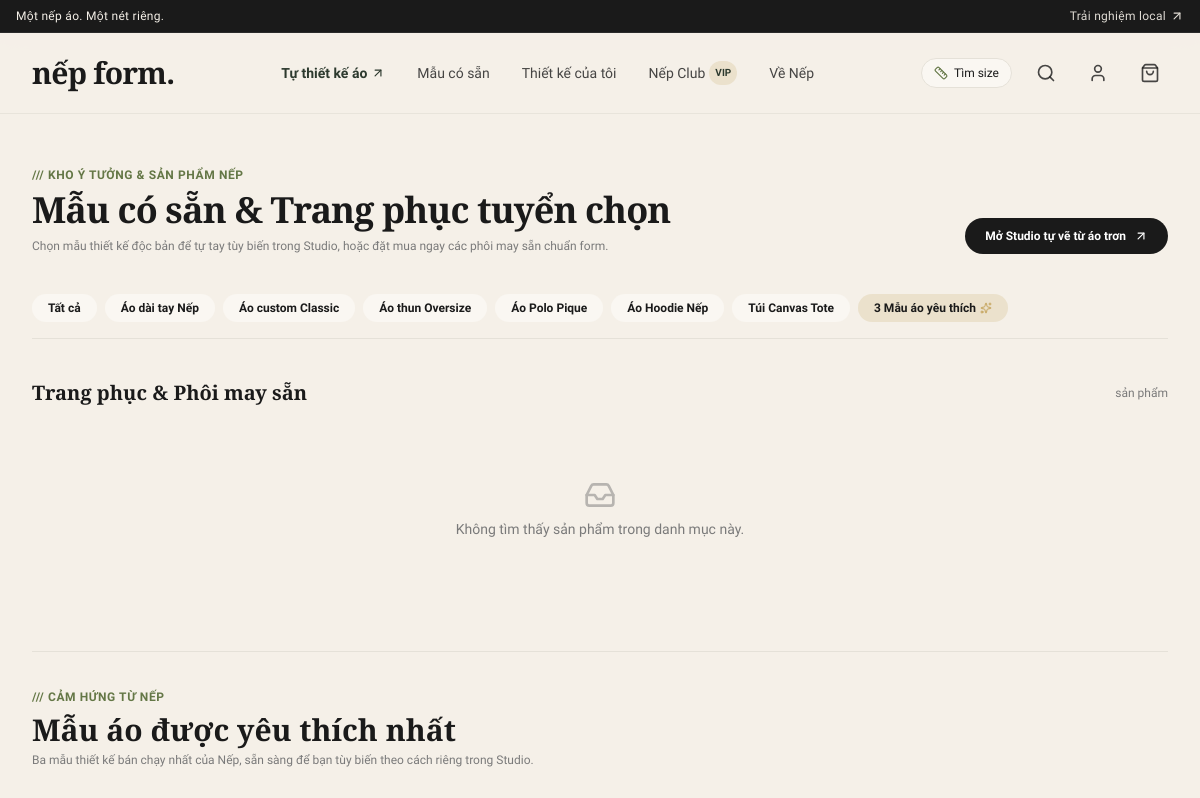
/mau-co-san/?type=ao-thun (upper part), run on an earlier commit of the app's database.
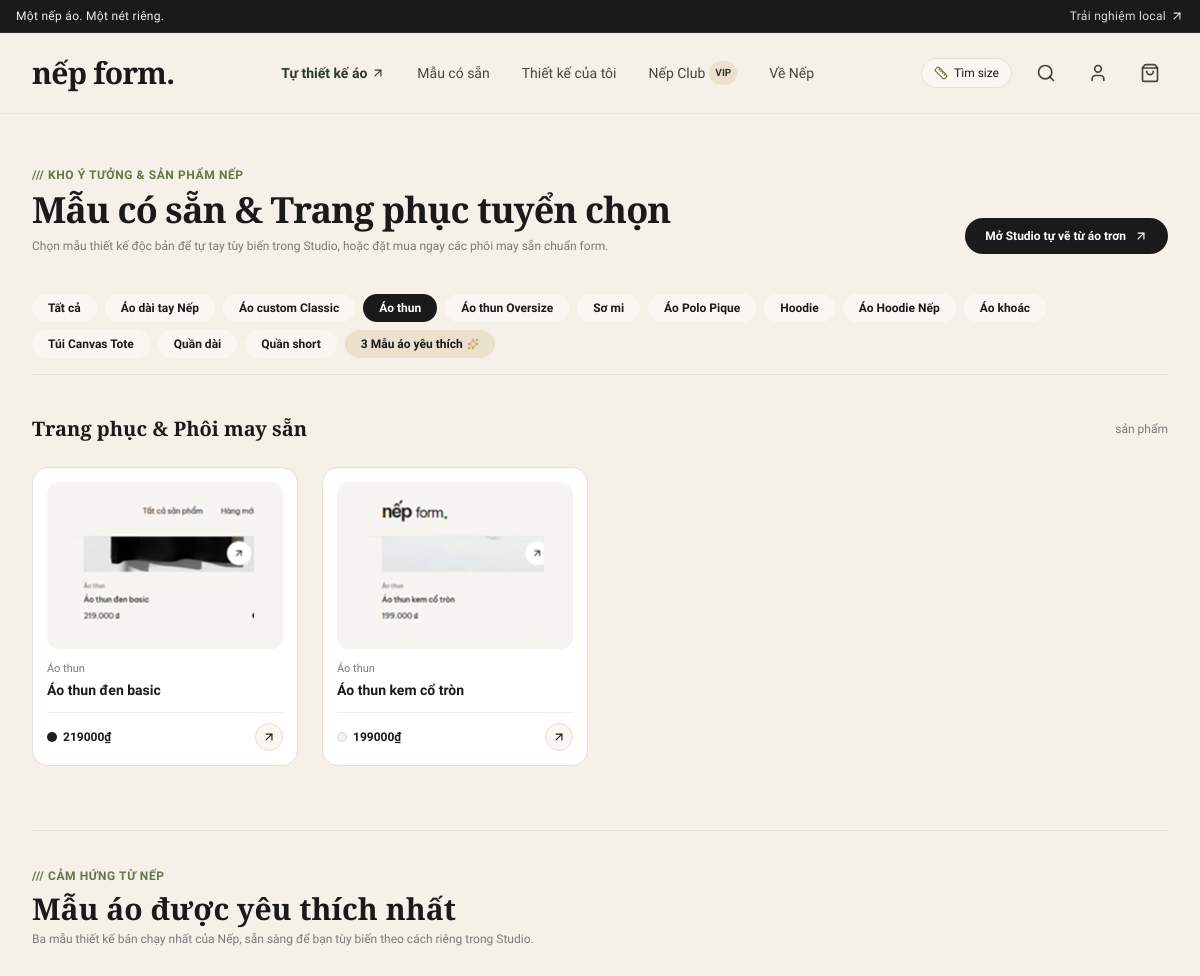
And on a later commit of the database.
### apps/products/models.py (models this page shows, shortened)
class ProductType(TimeStampedModel):
    name = models.CharField(max_length=100, verbose_name="Loại sản phẩm")
    slug = models.SlugField(max_length=120, unique=True, blank=True)
    description = models.TextField(blank=True, verbose_name="Mô tả")
    display_order = models.PositiveIntegerField(default=0, verbose_name="Thứ tự hiển thị")
    is_active = models.BooleanField(default=True, verbose_name="Kích hoạt")
    class Meta:
        verbose_name = "Loại sản phẩm"
        verbose_name_plural = "Các loại sản phẩm"
        ordering = ['display_order', 'name']

class Product(TimeStampedModel):
    product_type = models.ForeignKey(ProductType, on_delete=models.CASCADE, related_name="products", verbose_name="Loại sản phẩm")
    name = models.CharField(max_length=200, verbose_name="Tên sản phẩm")
    slug = models.SlugField(max_length=220, unique=True, blank=True)
    base_price = models.DecimalField(max_digits=12, decimal_places=0, verbose_name="Giá cơ bản (VNĐ)")
    fabric_info = models.CharField(max_length=200, default="Cotton 100% (định lượng 240gsm)", verbose_name="Chất liệu vải")
    fit_type = models.CharField(max_length=100, default="Phối unisex", verbose_name="Phom dáng")
    description = models.TextField(blank=True, verbose_name="Mô tả sản phẩm")
    badge = models.CharField(max_length=50, blank=True, verbose_name="Huy hiệu (VD: Mới)")
    color_hex = models.CharField(max_length=20, blank=True, default="#F5F0E8", verbose_name="Mã màu đại diện")
    thumbnail_url = models.CharField(max_length=500, blank=True, verbose_name="Ảnh đại diện trực tiếp")
    is_featured = models.BooleanField(default=False, verbose_name="Nổi bật trang chủ")
    is_active = models.BooleanField(default=True, verbose_name="Đang bán")
    def get_main_image(self):
        if self.thumbnail_url:
            return self.thumbnail_url
        img = self.images.filter(is_front=True).first() or self.images.first()
        if img:
            return img.get_image_url()
        return f"/static/images/products/{self.slug}.png"
    class Meta:
        verbose_name = "Sản phẩm"
        verbose_name_plural = "Danh mục sản phẩm"

### apps/products/views.py (the view, shortened to what this page needs)
# urls.py: path('mau-co-san/', views.catalog_view, name='catalog'),
def catalog_view(request):
    category_slug = request.GET.get('category')
    type_slug = request.GET.get('type')
    templates = DesignTemplate.objects.all().select_related('category')
    if category_slug:
        templates = templates.filter(category__slug=category_slug)
    categories = TemplateCategory.objects.all()
    products_qs = Product.objects.filter(is_active=True).select_related('product_type')
    if type_slug:
        products = list(products_qs.filter(product_type__slug=type_slug))
    product_types = ProductType.objects.filter(is_active=True).order_by('display_order')
    return render(request, 'products/catalog.html', {
        'templates': templates,
        'categories': categories,
        'products': products,
        'product_types': product_types,
        'current_category': category_slug,
        'current_type': type_slug,
    })

### apps/core/context_processors.py (called while the page is built)
def global_context(request):
    cart_count = 0
    if hasattr(request, 'session'):
        from cart.models import Cart
        cart = None
        if request.user.is_authenticated:
            cart = Cart.objects.filter(user=request.user).first()
        elif request.session.session_key:
            cart = Cart.objects.filter(session_key=request.session.session_key).first()
        if cart:
            cart_count = cart.items.count()
    return {
        'SITE_NAME': 'Nếp Form',
        'SITE_TAGLINE': 'Xưởng áo của bạn',
        'CART_ITEMS_COUNT': cart_count,
    }

### templates/products/catalog.html (shortened to what this page needs)
{% extends 'base.html' %}
{% load static %}
{% block content %}
<div class="max-w-7xl mx-auto px-4 sm:px-6 lg:px-8 py-12">
  <div class="mb-10 flex flex-col md:flex-row md:items-end justify-between gap-4">
    <div>
      <span class="text-xs font-bold tracking-wider text-nep-greenMuted uppercase">/// KHO Ý TƯỞNG & SẢN PHẨM NẾP</span>
      <h1 class="text-4xl font-serif font-bold text-nep-dark mt-1 tracking-tight">Mẫu có sẵn & Trang phục tuyển chọn</h1>
      <p class="text-xs text-nep-gray mt-2">Chọn mẫu thiết kế độc bản để tự tay tùy biến trong Studio, hoặc đặt mua ngay các phôi may sẵn chuẩn form.</p>
    </div>
    <a href="{% url 'studio:index' %}" class="inline-flex items-center gap-2 bg-nep-dark hover:bg-nep-darkSoft text-white px-5 py-2.5 rounded-full text-xs font-semibold shadow-xs transition">
      <span>Mở Studio tự vẽ từ áo trơn</span>
      <i data-lucide="arrow-up-right" class="w-3.5 h-3.5"></i>
    </a>
  </div>
  <div class="flex flex-wrap items-center gap-2 mb-10 border-b border-nep-grayLight pb-4">
    <a href="{% url 'products:catalog' %}" class="px-4 py-1.5 rounded-full text-xs font-semibold transition {% if not current_type and not current_category %}bg-nep-dark text-white{% else %}bg-nep-creamLight hover:bg-nep-grayLight/50 text-nep-dark{% endif %}">
      Tất cả
    </a>
    {% for pt in product_types %}
      <a href="{% url 'products:catalog' %}?type={{ pt.slug }}" class="px-4 py-1.5 rounded-full text-xs font-semibold transition {% if current_type == pt.slug %}bg-nep-dark text-white{% else %}bg-nep-creamLight hover:bg-nep-grayLight/50 text-nep-dark{% endif %}">
        {{ pt.name }}
      </a>
    {% endfor %}
    <a href="#kho-cam-hung" class="px-4 py-1.5 rounded-full text-xs font-semibold transition bg-nep-gold/20 hover:bg-nep-gold/30 text-nep-dark flex items-center gap-1">
      <span>3 Mẫu áo yêu thích</span>
      <i data-lucide="sparkles" class="w-3 h-3 text-nep-gold"></i>
    </a>
  </div>
  <div class="mb-16">
    <div class="flex items-center justify-between mb-6">
      <h2 class="text-xl font-serif font-bold text-nep-dark">Trang phục & Phôi may sẵn</h2>
      <span class="text-xs text-nep-gray">{{ products.count }} sản phẩm</span>
    </div>
    <div class="grid grid-cols-2 sm:grid-cols-2 md:grid-cols-4 gap-4 sm:gap-6">
      {% for p in products %}
        <div class="group flex flex-col justify-between bg-white rounded-2xl p-3 sm:p-3.5 border border-nep-grayLight shadow-xs hover:shadow-md transition">
          <div>
            <div class="aspect-4/3 rounded-xl bg-[#F6F4F0] p-3 relative overflow-hidden flex items-center justify-center">
              <img src="{{ p.get_main_image }}" alt="{{ p.name }}" class="max-h-full max-w-full object-contain transition-transform duration-300 group-hover:scale-105">
            </div>
            <div class="mt-3 space-y-0.5">
              <span class="text-[11px] font-medium text-nep-gray block">{{ p.product_type.name }}</span>
              <h3 class="text-xs sm:text-sm font-bold text-nep-dark leading-snug group-hover:text-nep-green transition-colors line-clamp-1">{{ p.name }}</h3>
            </div>
          </div>
          <div class="mt-3 pt-2.5 border-t border-nep-grayLight/60 flex items-center justify-between">
            <div class="flex items-center gap-1.5">
              <span class="w-2.5 h-2.5 rounded-full border border-black/10 inline-block shrink-0" style="background-color: {{ p.color_hex }};"></span>
              <span class="text-xs font-bold text-nep-dark">{{ p.base_price|floatformat:0 }}₫</span>
            </div>
            <a href="{% url 'products:detail' p.slug %}" class="w-7 h-7 rounded-full bg-nep-creamLight hover:bg-nep-dark text-nep-dark hover:text-white border border-nep-grayLight flex items-center justify-center transition-colors shadow-xs" title="Xem chi tiết">
              <i data-lucide="arrow-up-right" class="w-3.5 h-3.5"></i>
            </a>
          </div>
        </div>
      {% empty %}
        <div class="col-span-full py-12 text-center text-nep-gray">
          <i data-lucide="inbox" class="w-8 h-8 mx-auto mb-2 opacity-50"></i>
          <p class="text-sm">Không tìm thấy sản phẩm trong danh mục này.</p>
        </div>
      {% endfor %}
    </div>
  </div>
  <div id="kho-cam-hung" class="pt-8 border-t border-nep-grayLight">
    <div class="mb-8">
      <span class="text-xs font-bold tracking-wider text-nep-greenMuted uppercase">/// CẢM HỨNG TỪ NẾP</span>
      <h2 class="text-2xl sm:text-3xl font-serif font-bold text-nep-dark mt-1">Mẫu áo được yêu thích nhất</h2>
      <p class="text-xs text-nep-gray mt-1">Ba mẫu thiết kế bán chạy nhất của Nếp, sẵn sàng để bạn tùy biến theo cách riêng trong Studio.</p>
    </div>
  </div>
</div>
{% endblock %}

### templates/base.html (shortened to what this page needs)
<!DOCTYPE html>
<html lang="vi" class="h-full">
<head>
  <script src="https://cdn.tailwindcss.com"></script>
</head>
<body class="flex flex-col min-h-screen font-sans antialiased text-nep-dark" x-data="{ sizeModalOpen: false, searchOpen: false }" @open-size-modal.window="sizeModalOpen = true">
  <div class="bg-nep-dark text-nep-cream text-xs py-2 px-4 border-b border-nep-darkSoft">
    <div class="max-w-7xl mx-auto flex justify-between items-center tracking-wide">
      <span>Một nếp áo. Một nét riêng.</span>
      <a href="{% url 'products:catalog' %}" class="hover:underline flex items-center gap-1 opacity-90 hover:opacity-100 transition">
        Trải nghiệm local <i data-lucide="arrow-up-right" class="w-3.5 h-3.5"></i>
      </a>
    </div>
  </div>
  <header class="bg-nep-cream border-b border-nep-grayLight/80 sticky top-0 z-40 backdrop-blur-md bg-opacity-95">
    <div class="max-w-7xl mx-auto px-4 sm:px-6 lg:px-8 h-20 flex items-center justify-between">
      <a href="{% url 'core:home' %}" class="flex items-center gap-2 group">
        <span class="text-3xl font-serif font-bold tracking-tight text-nep-dark group-hover:text-nep-green transition">nếp form.</span>
      </a>
      <nav class="hidden md:flex items-center space-x-8 text-sm font-medium">
        <a href="{% url 'studio:index' %}" class="flex items-center gap-1 text-nep-green font-semibold hover:opacity-80 transition">
          Tự thiết kế áo <i data-lucide="arrow-up-right" class="w-3.5 h-3.5"></i>
        </a>
        <a href="{% url 'products:catalog' %}" class="text-nep-dark/80 hover:text-nep-dark transition">Mẫu có sẵn</a>
        <a href="{% url 'accounts:my_designs' %}" class="text-nep-dark/80 hover:text-nep-dark transition">Thiết kế của tôi</a>
        <a href="{% url 'loyalty:club' %}" class="text-nep-dark/80 hover:text-nep-dark transition flex items-center gap-1">
          Nếp Club <span class="bg-nep-gold/20 text-nep-green text-[10px] font-bold px-1.5 py-0.5 rounded-full">VIP</span>
        </a>
        <a href="{% url 'core:about' %}" class="text-nep-dark/80 hover:text-nep-dark transition">Về Nếp</a>
      </nav>
      <div class="flex items-center space-x-4">
        <button type="button" @click="sizeModalOpen = true" title="Tìm size áo phù hợp" class="hidden sm:flex items-center gap-1.5 text-xs font-medium bg-nep-creamLight hover:bg-nep-grayLight border border-nep-grayLight px-3 py-1.5 rounded-full transition">
          <i data-lucide="ruler" class="w-3.5 h-3.5 text-nep-greenMuted"></i>
          <span>Tìm size</span>
        </button>
        <button type="button" @click="searchOpen = !searchOpen" class="p-2 text-nep-dark/80 hover:text-nep-dark transition rounded-full hover:bg-nep-grayLight/40" title="Tìm kiếm">
          <i data-lucide="search" class="w-5 h-5"></i>
        </button>
        {% if user.is_authenticated %}
          <div class="relative" x-data="{ userMenu: false }">
            <button @click="userMenu = !userMenu" class="flex items-center gap-2 p-1.5 rounded-full hover:bg-nep-grayLight/50 transition">
              <div class="w-8 h-8 rounded-full bg-nep-green text-nep-cream flex items-center justify-center font-bold text-xs uppercase">
                {{ user.username|slice:":1" }}
              </div>
            </button>
            <div x-show="userMenu" @click.away="userMenu = false" x-cloak class="absolute right-0 mt-2 w-48 bg-white border border-nep-grayLight rounded-xl shadow-lg py-1 z-50 text-sm">
              <div class="px-4 py-2 border-b border-gray-100 font-semibold text-xs text-gray-500 uppercase tracking-wider">
                {{ user.get_full_name|default:user.username }}
              </div>
              <a href="{% url 'accounts:my_designs' %}" class="block px-4 py-2 text-nep-dark hover:bg-nep-creamLight">Thiết kế của tôi</a>
              <a href="{% url 'orders:my_orders' %}" class="block px-4 py-2 text-nep-dark hover:bg-nep-creamLight">Đơn hàng đã đặt</a>
              <a href="{% url 'loyalty:club' %}" class="block px-4 py-2 text-nep-dark hover:bg-nep-creamLight flex items-center justify-between">
                <span>Nếp Club</span>
                <span class="text-xs font-bold text-nep-gold">{{ user.points_balance }} đ</span>
              </a>
              {% if user.is_staff %}
                <a href="/admin/" target="_blank" class="block px-4 py-2 text-nep-green font-medium hover:bg-nep-creamLight border-t border-gray-100">Trang Quản Trị</a>
              {% endif %}
              <a href="{% url 'accounts:logout' %}" class="block px-4 py-2 text-red-600 hover:bg-red-50 border-t border-gray-100">Đăng xuất</a>
            </div>
          </div>
        {% else %}
          <a href="{% url 'accounts:login' %}" class="p-2 text-nep-dark/80 hover:text-nep-dark transition rounded-full hover:bg-nep-grayLight/40" title="Đăng nhập">
            <i data-lucide="user" class="w-5 h-5"></i>
          </a>
        {% endif %}
        <a href="{% url 'cart:detail' %}" class="relative p-2 text-nep-dark/80 hover:text-nep-dark transition rounded-full hover:bg-nep-grayLight/40" title="Giỏ hàng">
          <i data-lucide="shopping-bag" class="w-5 h-5"></i>
        </a>
      </div>
    </div>
  </header>
  <main class="flex-grow">
    {% block content %}{% endblock %}
  </main>
</body>
</html>

### templates/base.html (style rules this page uses)
body { background-color: #F5F0E8; color: #1A1A1A; }

What changed in the data, as far as the page shows it:
added ProductType: name "Áo thun", slug "ao-thun" (drawn)
added ProductType: name "Sơ mi"
added ProductType: name "Hoodie"
added ProductType: name "Áo khoác"
added ProductType: name "Quần dài"
added ProductType: name "Quần short"
now on this page (row edited): Product: get_main_image (picture), product_type.name "Áo thun", name "Áo thun đen basic", base_price "219000"
added Product: get_main_image (picture), product_type.name "Áo thun", name "Áo thun kem cổ tròn", base_price "199000"
Also different on the page:
text no longer shown: "Không tìm thấy sản phẩm trong danh mục này."
